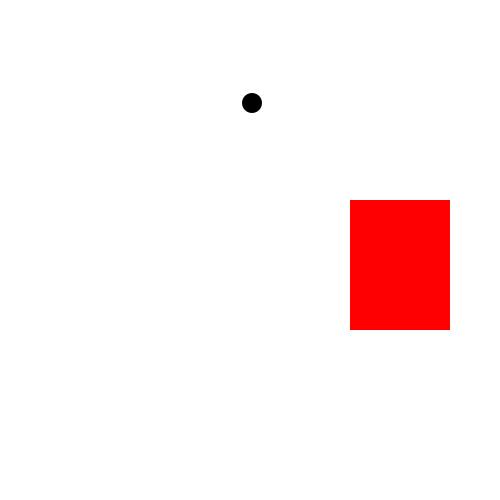
Frame 1 (no input)
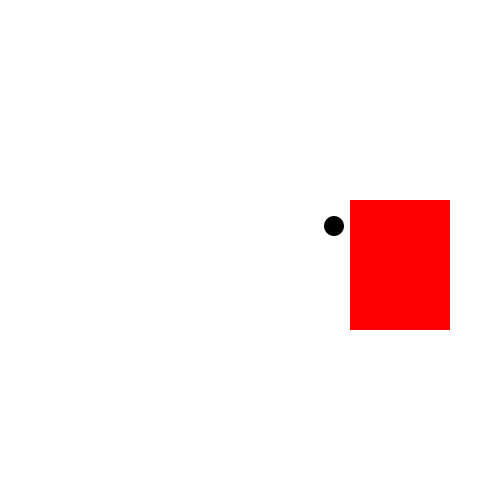
Frame 60 (the mouse pressed at the canvas centre just before this capture)
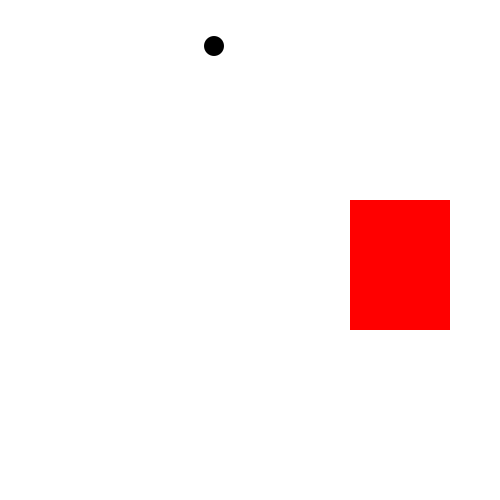
Frame 120 (the mouse held since frame 60 and released just before this capture)

The Processing sketch that drew these frames (run headless with seeded random() and noise(); from frame 60 on, the mouse is pressed at the canvas centre):

// Processing sketch: processing_113327
// ── processing_113327.pde

float incX = 2;
float incY = 3;
float distX = 250;
float distY = 100;
int x = 350;
int y = 200;
int w = 100;
int h = 130;

void setup(){
  size(500, 500);
  smooth();
  background(255);
  noStroke();
}

void draw(){
  
  background(255);
  fill(255, 0, 0);
  rect(x, y, w, h);
  fill(0);
  distX += incX;
  distY += incY;
  if(distX > width-20 || distX < 20){
    incX = incX*-1;
  }
  if(distX > x && distX < x+w  && distY > y && distY < y+h){
    incX = incX*-1;
    incY = incY*-1;
  }
  if(distY > height-20 || distY < 20){
    incY = incY*-1;
  }
  ellipse(distX, distY, 20, 20);
}
